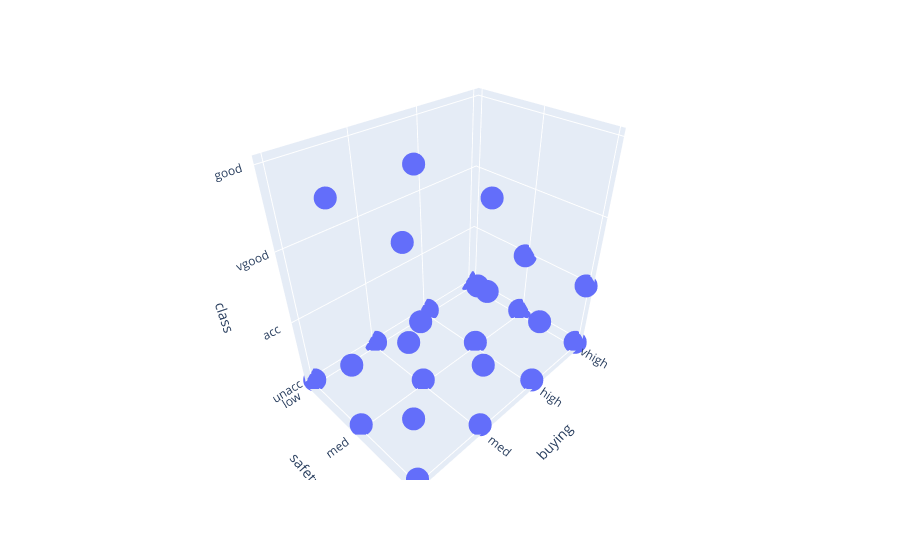

The notebook cell saved with this chart:
### Code cell
import plotly.express as px 
fig = px.scatter_3d(data, x="buying", y="safety", z="class")
fig.show()

### Figure 1 — Plotly figure (JSON) as saved in the notebook; plotly's stock layout.template omitted (floating-point values rounded to 4 significant figures; data arrays with more than 128 entries replaced by an {"elided": "..."} marker saying what was removed)
{"data": [{"hovertemplate": "buying=%{x}<br>safety=%{y}<br>class=%{z}<extra></extra>", "legendgroup": "", "marker": {"color": "#636efa", "symbol": "circle"}, "mode": "markers", "name": "", "scene": "scene", "showlegend": false, "type": "scatter3d", "x": {"elided": "1728 str values"}, "y": {"elided": "1728 str values"}, "z": {"elided": "1728 str values"}}], "layout": {"legend": {"tracegroupgap": 0}, "margin": {"t": 60}, "scene": {"domain": {"x": [0, 1], "y": [0, 1]}, "xaxis": {"title": {"text": "buying"}}, "yaxis": {"title": {"text": "safety"}}, "zaxis": {"title": {"text": "class"}}}}}
